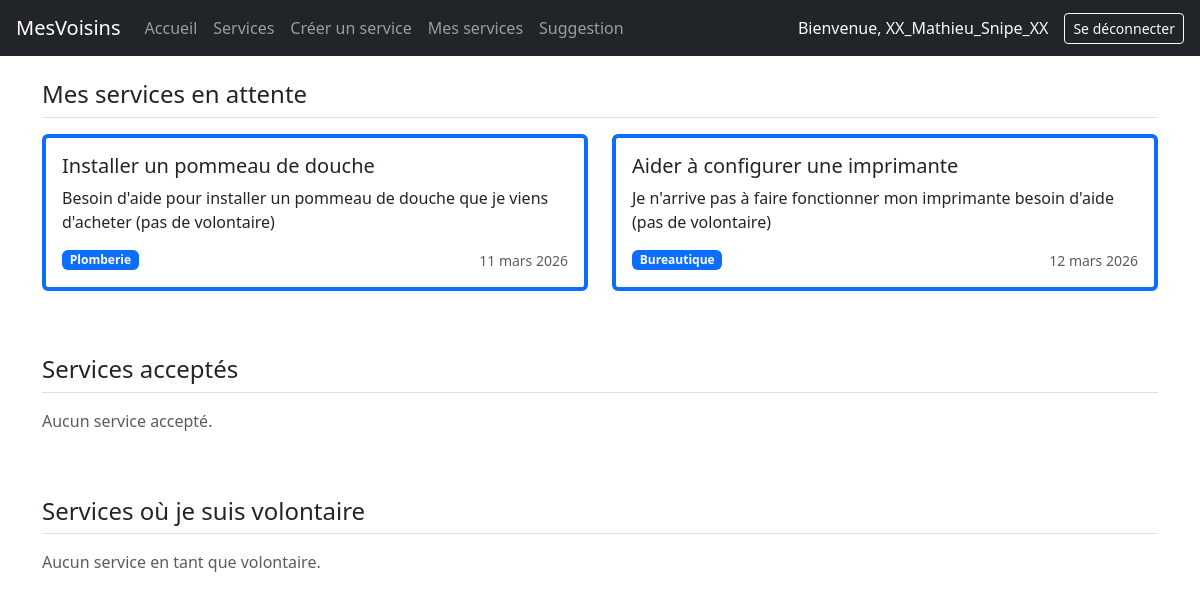
Page /app/my-services/ (signed in) on the committed database.
### app/models.py (models this page shows, shortened)
class Service(models.Model):
    title = models.CharField(max_length=100)
    description = models.TextField()
    skill = models.ForeignKey(Skill, on_delete=models.CASCADE)
    creator = models.ForeignKey('auth.User', on_delete=models.CASCADE, related_name='services_crees')
    volunteer = models.ForeignKey('auth.User', null=True, blank=True, on_delete=models.SET_NULL, related_name='volunteer')
    date = models.DateField()
    created_at = models.DateTimeField(auto_now_add=True)

class Skill(models.Model):
    name = models.CharField(max_length=100)
    category = models.ForeignKey('Category',null=True, blank=True, on_delete=models.CASCADE)

### app/views.py (the view)
# urls.py: path("my-services/", views.my_services, name="my_services"),
@login_required
def my_services(request):
    user_services = Service.objects.filter(creator=request.user)
    accepted_services = user_services.filter(volunteer__isnull=False)
    waiting_services = user_services.filter(volunteer__isnull=True)
    volunteer_services = Service.objects.filter(volunteer=request.user)
    context = {"user_services": user_services,"waiting_services": waiting_services, "accepted_services": accepted_services, "volunteer_services": volunteer_services}
    return render(request, 'my_services.html', context)

### app/templates/my_services.html
{% extends "base.html" %}
{% block content %}
<div class="container mt-4">
  <div class="mb-5">
    <h4 class="border-bottom pb-2 mb-3">Mes services en attente</h4>
    <div class="row">
      {% for service in waiting_services %}
      <div class="col-md-6 mb-3">
        <div class="card h-100 border-start border-primary border-4">
          <div class="card-body">
            <h5 class="card-title">{{ service.title }}</h5>
            <p class="card-text">{{ service.description }}</p>
            <div class="d-flex justify-content-between align-items-center">
              <span class="badge bg-primary">{{ service.skill.name }}</span>
              <small class="text-muted">{{ service.date }}</small>
            </div>
          </div>
        </div>
      </div>
      {% empty %}
      <p class="text-muted">Aucun service créé.</p>
      {% endfor %}
    </div>
  </div>
  <div class="mb-5">
    <h4 class="border-bottom pb-2 mb-3">Services acceptés</h4>
    <div class="row">
      {% for service in accepted_services %}
      <div class="col-md-6 mb-3">
        <div class="card h-100 border-start border-success border-4">
          <div class="card-body">
            <h5 class="card-title">{{ service.title }}</h5>
            <p class="card-text">{{ service.description }}</p>
            <div class="d-flex justify-content-between align-items-center">
              <span class="badge bg-success">Accepté par {{ service.volunteer.first_name }} {{ service.volunteer.last_name }}</span>
              <small class="text-muted">{{ service.date }}</small>
            </div>
            <p class="mt-2 mb-0"><small>Contact : {{ service.volunteer.email }}</small></p>
          </div>
        </div>
      </div>
      {% empty %}
      <p class="text-muted">Aucun service accepté.</p>
      {% endfor %}
    </div>
  </div>
  <div class="mb-5">
    <h4 class="border-bottom pb-2 mb-3">Services où je suis volontaire</h4>
    <div class="row">
      {% for service in volunteer_services %}
      <div class="col-md-6 mb-3">
        <div class="card h-100 border-start border-info border-4">
          <div class="card-body">
            <h5 class="card-title">{{ service.title }}</h5>
            <p class="card-text">{{ service.description }}</p>
            <div class="d-flex justify-content-between align-items-center">
              <span class="badge bg-info text-dark">Volontaire</span>
              <small class="text-muted">{{ service.date }}</small>
            </div>
            <p class="mt-2 mb-0"><small>Demandeur : {{ service.creator.first_name }} {{ service.creator.last_name }} - {{ service.creator.email }}</small></p>
          </div>
        </div>
      </div>
      {% empty %}
      <p class="text-muted">Aucun service en tant que volontaire.</p>
      {% endfor %}
    </div>
  </div>
</div>
{% endblock %}

### templates/base.html (shortened to what this page needs)
{% load django_bootstrap5 %}
<!doctype html>
<html lang="fr">
  <head>    <meta charset="UTF-8" />
    {% load django_bootstrap5 %}
    {% bootstrap_css %}
</head>
  <body>
    <header>
      <nav class="navbar navbar-expand-lg navbar-dark bg-dark px-3">
      <a class="navbar-brand" href="{% url 'app:home' %}">MesVoisins</a>
      <div class="collapse navbar-collapse">
        <ul class="navbar-nav me-auto">
          <li class="nav-item">
            <a class="nav-link" href="{% url 'app:home' %}">Accueil</a>
          </li>
          {% if user.is_authenticated %}
          <li class="nav-item">
            <a class="nav-link" href="{% url 'app:services' %}">Services</a>
          </li>
          <li class="nav-item">
            <a class="nav-link" href="{% url 'app:create_service' %}">Créer un service</a>
          </li>
          <li class="nav-item">
            <a class="nav-link" href="{% url 'app:my_services' %}">Mes services</a>
          </li>
          <li class="nav-item">
            <a class="nav-link" href="{% url 'app:exchange' %}">Suggestion</a>
          </li>
          {% endif %}
        </ul>
        <ul class="navbar-nav ms-auto align-items-center">
          {% if user.is_authenticated %}
          <li class="nav-item">
            <span class="navbar-text text-light me-3">Bienvenue, {{ user.username }}</span>
          </li>
          <li class="nav-item">
            <form method="post" action="{% url 'logout' %}">
              <button type="submit" class="btn btn-outline-light btn-sm">Se déconnecter</button>
            </form>
          </li>
          {% else %}
          <li class="nav-item">
            <a class="btn btn-outline-light btn-sm" href="{% url 'login' %}">Connexion</a>
          </li>
          {% endif %}
        </ul>
      </div>
    </nav>
    </header>
    <main>{% block content %}{% endblock %}</main>
  </body>
</html>

### rows in the picture
Service: title "Installer un pommeau de douche", description "Besoin d'aide pour installer un pommeau de douche que je viens d'acheter (pas de volontaire)", skill.name "Plomberie", date "11 mars 2026"
Service: title "Aider à configurer une imprimante", description "Je n'arrive pas à faire fonctionner mon imprimante besoin d'aide (pas de volontaire)", skill.name "Bureautique", date "12 mars 2026"

### other values in the picture
{{ user.username }} "XX_Mathieu_Snipe_XX"
